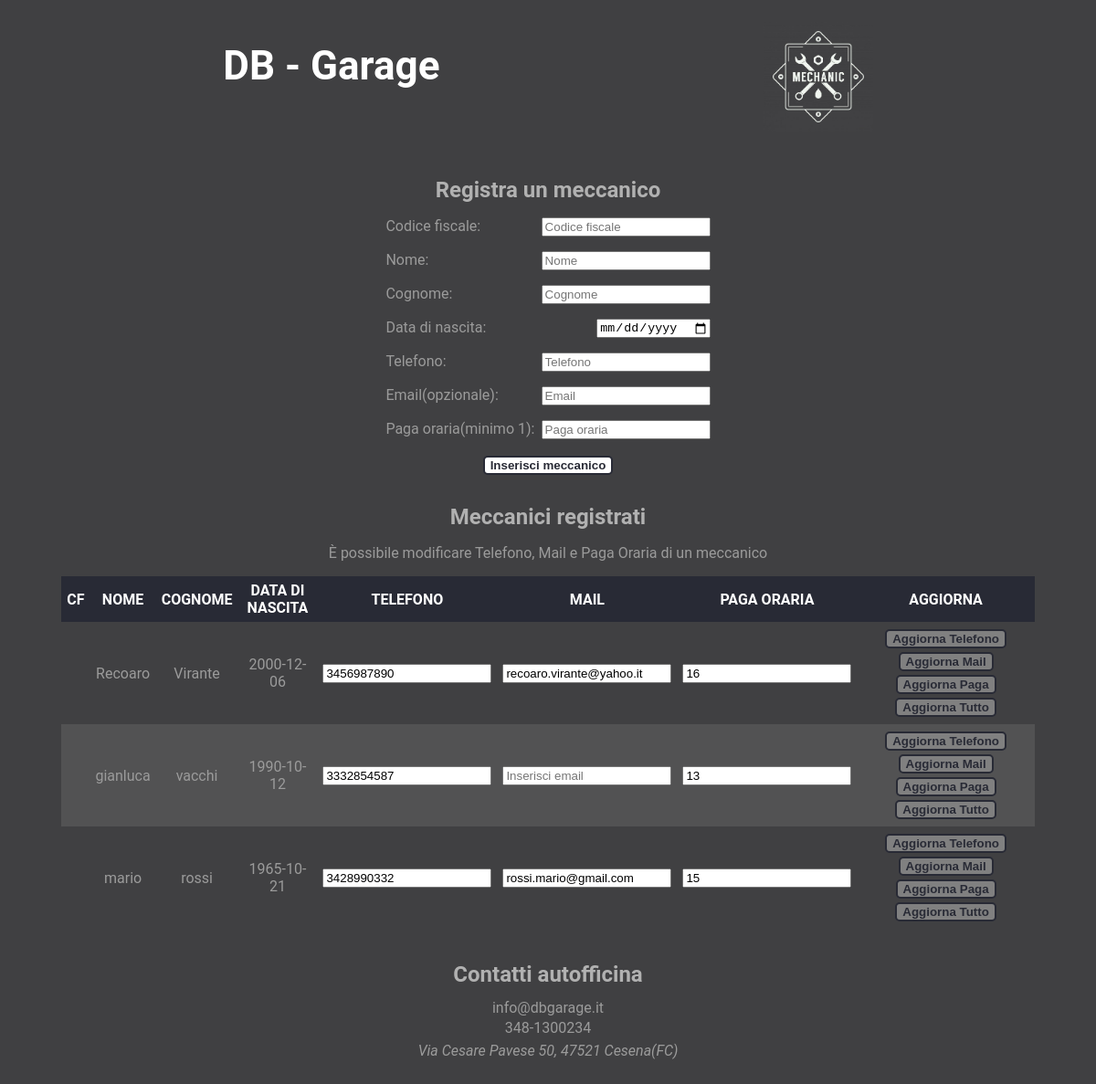
/app-web/gestione_meccanici.php, run on the app's committed database.
### tables this page shows
CREATE TABLE `meccanico` (
  `CF_meccanico` char(16) NOT NULL,
  `nome` char(20) NOT NULL,
  `cognome` char(20) NOT NULL,
  `data_nascita` date NOT NULL,
  `telefono` char(10) NOT NULL,
  `email` varchar(30) DEFAULT NULL,
  `paga_oraria` int(2) NOT NULL
);

### app-web/gestione_meccanici.php (called while the page is built, shortened)
<?php
    require_once 'require.php';
    $SetParameters["titolo"] = "Gestione meccanici";
    $SetParameters["file"] = "nuovo_meccanico.php";
    $SetParameters["meccanici"] =  $db->getAllMechanics();
    require("template/base.php");
?>

### app-web/require.php (called while the page is built, shortened)
<?php
require_once("databasegarage.php");
$db = new DatabaseHelper("127.0.0.1", "root", "", "officina", 3306);
$SetParameters["scripts"] = array();
?>

### app-web/databasegarage.php (called while the page is built, shortened)
<?php
class DatabaseHelper {
	private $db;
	public function __construct($servername, $username, $password, $dbname, $port) {
		$this->db = new mysqli($servername, $username, $password, $dbname, $port);
	}
    public function getAllMechanics(){
        $statement = $this->db->prepare("SELECT * FROM MECCANICO ");
        $statement->execute();
		$result = $statement->get_result();
		return $result->fetch_all(MYSQLI_ASSOC);
    }
}
?>

### app-web/template/nuovo_meccanico.php (the view)
<section>
	<h2>Registra un meccanico</h2>
	<form action="#" method="POST">
		<ul>
			<li>
				<label for="meccanicoCF"> Codice fiscale: </label>
				<input type="text" name="meccanicoCF" placeholder="Codice fiscale" maxlength="16" required>
			</li>
			<li>
				<label for="meccanicoNome"> Nome: </label>
				<input type="text" name="meccanicoNome" placeholder="Nome" maxlength="20" required>
			</li>
			<li>
				<label for="meccanicoCognome"> Cognome: </label>
				<input type="text" name="meccanicoCognome" placeholder="Cognome" maxlength="20" required>
			</li>
			<li>
				<label for="meccanicoDataNascita"> Data di nascita: </label>
				<input type="date" name="meccanicoDataNascita" required>
			</li>
			<li>
				<label for="meccanicoTelefono"> Telefono: </label>
				<input type="tel" pattern="[0-9]{10}" maxlength="10" name="meccanicoTelefono" placeholder="Telefono" required>
			</li>
			<li>
				<label for="meccanicoMail"> Email(opzionale): </label>
				<input type="email" name="meccanicoMail" placeholder="Email" maxlength="80">
			</li>
			<li>
				<label for="meccanicoPaga"> Paga oraria(minimo 1): </label>
				<input type="number" min="1" name="meccanicoPaga" placeholder="Paga oraria" required>
			</li>
		</ul>
		<input type="submit" name="inserisciMeccanico"  value="Inserisci meccanico">
	</form>
</section>
<section class="tabelle">
	<h2>Meccanici registrati</h2>
	<p>È possibile modificare Telefono, Mail e Paga Oraria di un meccanico</p>
	<table>
		<thead>
			<tr>
				<th>CF</th><th>NOME</th><th>COGNOME</th><th>DATA DI NASCITA</th><th>TELEFONO</th><th>MAIL</th><th>PAGA ORARIA</th><th>AGGIORNA</th>
			</tr>
		</thead>
		<tbody>
			<?php foreach($SetParameters["meccanici"] as $meccanico) :?>
			<form action="#" method="POST">
				<tr>
					<td><input type="hidden" id='<?php echo $meccanico["codice_fiscale"];?>' name="meccanicoCF" value=<?php echo $meccanico["codice_fiscale"]; ?>> <?php echo $meccanico["codice_fiscale"]?></td>
					<td><input type="hidden" id='<?php echo $meccanico["codice_fiscale"];?>' name="meccanicoNome" value=<?php echo $meccanico["nome"]; ?>> <?php echo $meccanico["nome"]?></td>
					<td><input type="hidden" id='<?php echo $meccanico["codice_fiscale"];?>' name="meccanicoCognome" value=<?php echo $meccanico["cognome"]; ?>> <?php echo $meccanico["cognome"]?></td>
					<td><input type="hidden" id='<?php echo $meccanico["codice_fiscale"];?>' name="meccanicoDataNascita" value=<?php echo $meccanico["data_nascita"]; ?>> <?php echo $meccanico["data_nascita"]?></td>
					<td><input type="tel" id='<?php echo $meccanico["codice_fiscale"];?>' pattern="[0-9]{10}" maxlength="10" name="meccanicoTelefono" placeholder="Inserisci Telefono" value=<?php echo $meccanico["telefono"]?> required></td>
					<td><input type="email" id='<?php echo $meccanico["codice_fiscale"];?>' maxlength="80" name="meccanicoMail" placeholder="Inserisci email" value=<?php echo $meccanico["email"]?>></td>
					<td><input type="number" id='<?php echo $meccanico["codice_fiscale"];?>' min="1" name="meccanicoPaga" placeholder="Inserisci paga oraria" value=<?php echo $meccanico["paga_oraria"]?> required></td>
					<td>
						<input disabled type="submit" id='<?php echo $meccanico["codice_fiscale"];?>' name="aggiornaTelefono" value="Aggiorna Telefono">
						<input disabled type="submit" id='<?php echo $meccanico["codice_fiscale"];?>' name="aggiornaMail" value="Aggiorna Mail">
						<input disabled type="submit" id='<?php echo $meccanico["codice_fiscale"];?>' name="aggiornaPaga" value="Aggiorna Paga">
						<input disabled type="submit" id='<?php echo $meccanico["codice_fiscale"];?>' name="aggiornaTutto" value="Aggiorna Tutto">
					</td>
				</tr>
			</form>
			<?php endforeach; ?>
		</tbody>
	</table>
</section>

### app-web/css/style.css (style rules this page uses)
body { text-align: center; display: flex; flex-direction: column; align-items: center; background-color: rgb(64,64,66); }
h2 { margin: 10px 0; color: rgb(177,177,177); }
ul { padding: 0; list-style-type: none; display: flex; justify-content: space-around; }
form ul { display: flex; flex-direction: column; gap: 2vh; }
form > ul *:not(legend, ul) { float: right; }
form > ul > li label, form fieldset > ul > li > label { float: left; }
table, .l100 { border-spacing: 0; width: 100%; margin: 10px 0; }
td, th { padding: 0.5vw; text-align: center; }
thead tr, caption { background-color: #282A35; color: white; }
tr.noform:nth-child(even), tr:nth-child(4n) { background-color: #7272725c; }
section { margin: 20px 25%; width: 30%; }
section.tabelle { margin: 0px 5%; width: 90%; }
input[type="submit"], button:hover { margin: 2px; background-color: white; color: #282A35; border-radius: 5px; font-weight: 600; border: 2px solid #282A35; font-family: sans-serif; }
input[type="submit"]:disabled { background-color: grey; }
body { font-family: 'Roboto', 'Gill Sans MT', Calibri, 'Trebuchet MS', sans-serif; color: rgb(155,155,155); }

### data on the page
meccanico: nome "Recoaro", cognome "Virante", data_nascita "2000-12-06", meccanicoTelefono "3456987890", meccanicoMail "recoaro.virante@yahoo.it", meccanicoPaga "16"
meccanico: nome "gianluca", cognome "vacchi", data_nascita "1990-10-12", meccanicoTelefono "3332854587", meccanicoPaga "13"
meccanico: nome "mario", cognome "rossi", data_nascita "1965-10-21", meccanicoTelefono "3428990332", meccanicoMail "rossi.mario@gmail.com", meccanicoPaga "15"
